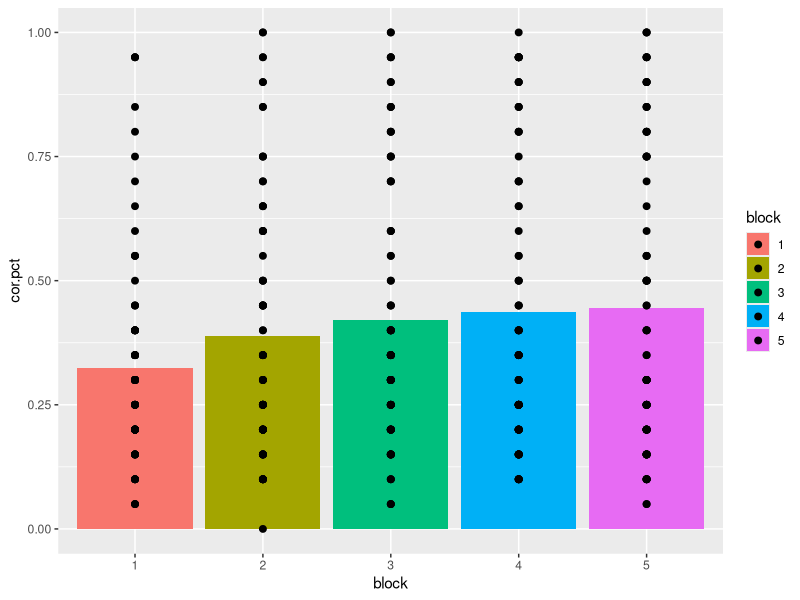

This chart was generated by the following R code:
# to do list:
# 1) calculate percentage for each block separately
# 2) get agency score
# 3) get experience scores

#### Library ####
library(plyr)

#### Data Readin ####
# agency questions:
# experience questions:
df <- read.csv("makreebles data.csv")
df=df[-1,]
df <- df[df$Progress==100, ]

#### Tidying up data frame: learning task ####
id=NaN 
block=NaN
agent=NaN
trial=NaN
answ=NaN
df2=data.frame(id,block,agent,trial,answ)
for (id in unique(df$ResponseId)){
  for (name in names(df)[24:123]){
    block=as.integer(substr(name,2,2))
    agent=substr(name,4,4)
    if (is.na(as.integer(substr(name,6,6)))) {
      trial=0
    }
    if (!is.na(as.integer(substr(name,6,6)))) {
      trial=as.integer(substr(name,6,6))
    }
    answ=df[which(df$ResponseId==id),which(names(df)==name)]
    df2=rbind(df2,c(id,block,agent,trial,as.character(answ)))
  }
}
df2=df2[-1,]
df2$cor=as.numeric(df2$agent==df2$answ)
df2.id.block=ddply(df2,.(id,block),summarise,
      cor.pct=mean(cor))
df2.block.ga=ddply(df2.id.block,.(block),summarise,
                   cor.pct=mean(cor.pct))


######## Graphs
library(ggplot2)

ggplot(df2.id.block, aes(x=block, y=cor.pct, fill=block))+
  geom_bar(stat="summary", fun.y="mean")+
  geom_point(size=2)
